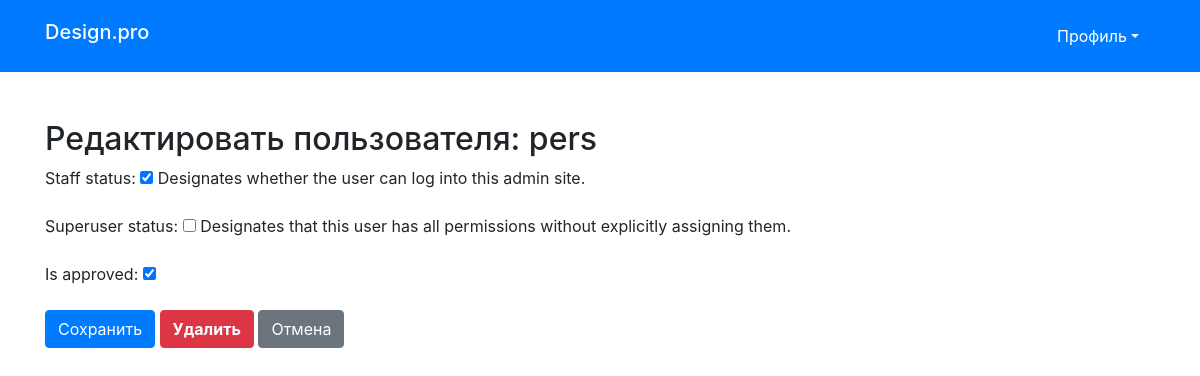
Page /catalog/user/edit/7/ (signed in) on the committed database.
### catalog/models.py (models this page shows, shortened)
class User(AbstractUser):
    username = models.CharField(max_length=200, verbose_name='Имя пользователя', unique=True)
    first_name = models.CharField(max_length=200, verbose_name='Имя')
    last_name = models.CharField(max_length=200, verbose_name='Фамилия')
    patronymic = models.CharField(max_length=200, verbose_name='Отчество')
    email = models.EmailField(max_length=200, verbose_name='Email', unique=True)
    password = models.CharField(max_length=200, verbose_name='Пароль')
    is_approved = models.BooleanField(default=False)
    USERNAME_FIELD = 'username'

### catalog/views.py (the view)
# urls.py: path('user/edit/<int:pk>/', UserEditView.as_view(), name='edit_user'),
class UserEditView(LoginRequiredMixin, PermissionRequiredMixin, UpdateView):
    model = User
    form_class = UserEditForm
    template_name = 'catalog/edit_user.html'  # Убедитесь, что путь к шаблону правильный
    success_url = reverse_lazy('all_users')  # Перенаправление после успешного редактирования
    permission_required = 'catalog.can_edit_status'  # Убедитесь, что у вас есть соответствующее разрешение
    def get_context_data(self, **kwargs):
        context = super().get_context_data(**kwargs)
        context['user'] = self.get_object()  # Передаем пользователя в контекст
        return context

### catalog/forms.py
class UserEditForm(forms.ModelForm):
    class Meta:
        model = User
        fields = ['is_staff', 'is_superuser', 'is_approved']

### catalog/templates/catalog/edit_user.html (shortened to what this page needs)
{% extends "basic.html" %}
{% block content %}
<div class="container mt-5">
    <h2>Редактировать пользователя: {{ user.username }}</h2>
    <form method="post">
        {{ form.as_p }}
        <button type="submit" class="btn btn-primary">Сохранить</button>
        <a href="{% url 'delete_user' object.id %}" class="btn btn-danger font-weight-bold">Удалить</a>
        <a href="{% url 'all_users' %}" class="btn btn-secondary">Отмена</a>
    </form>
</div>
{% endblock %}

### rows in the picture
User: username "pers", is_staff "☑", is_approved "☑"
